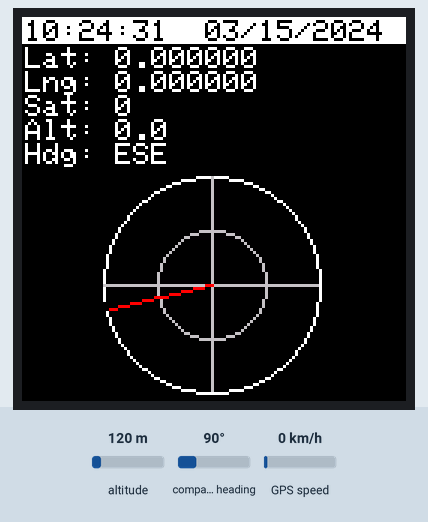
The sketch below on a simulated Arduino Uno, built for the host (arithmetic inside an expression is 32-bit, double 64-bit). Parts: 128×128 colour display. The test bench sets the inputs (shaded band); at power-on: compass heading 90°, altitude 120 m, GPS speed 0 km/h. The GPS gets a fix after 3 s at 37.7749, -122.4194 with 8 satellites.

Above: at 1.3 s.
1.4 s: compass heading set to 7°
At 2.8 s:
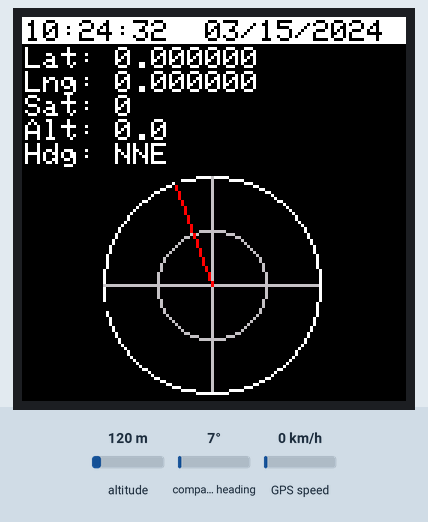
3.5 s: compass heading set to 180°
At 4.8 s:
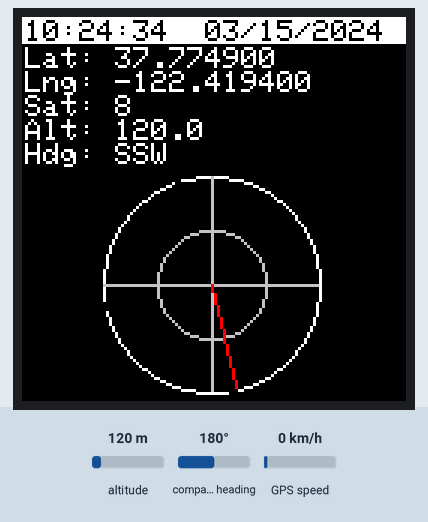
5.5 s: compass heading set to 269°
At 6.8 s:
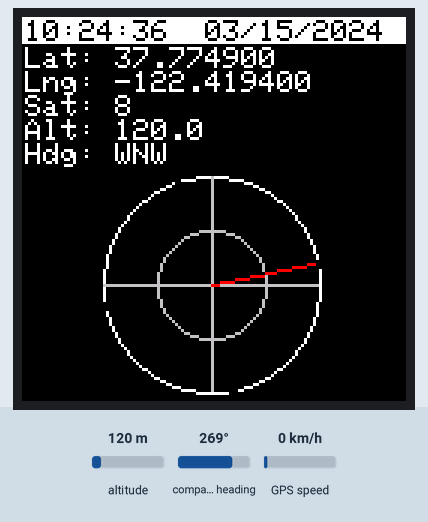
7.5 s: altitude set to 20 m
At 8.7 s:
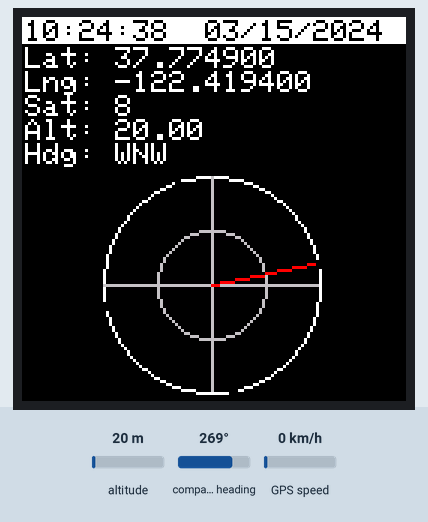
Timing chart, 0 to 10.5 s (numbered marks = the images above; inputs shaded):
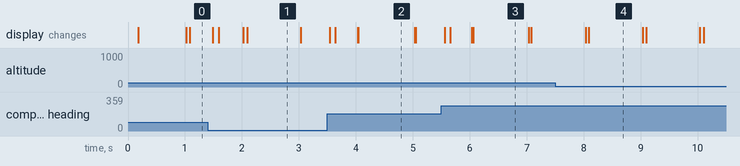

The sketch:

Teensy-Wakame.ino
```cpp
#include <Adafruit_GFX.h>    // Core graphics library
#include <Adafruit_ST7735.h> // Hardware-specific library
#include <SPI.h>
#include <TinyGPS++.h>
#include <Wire.h>
#include <Adafruit_Sensor.h>
#include <Adafruit_HMC5883_U.h>

// Initialize SPI pins for ST7735
#define sclk 13  // SCLK can also use pin 14
#define miso 12  // MISO can also use pin XXX
#define mosi 11  // MOSI can also use pin 7
#define cs   10  // CS & DC can use pins 2, 6, 9, 10, 15, 20, 21, 22, 23
#define dc   9   //  but certain pairs must NOT be used: 2+10, 6+9, 20+23, 21+22
#define rst  8   // RST can use any pin
#define sdcs 4   // CS for SD card, can use any pin

Adafruit_ST7735 tft = Adafruit_ST7735(cs, dc, mosi, sclk, rst);
// Custom color definitions
#define ST7735_DARKGREY 0xC618

// Define Satellite map dimensions and location
#define SATX 63
#define SATY 89
#define SATR 36

// The TinyGPS++ object
TinyGPSPlus gps;

// Setup UART (Hardware Serial #1 pins 0, 1)
HardwareSerial GPS_Ser = HardwareSerial();

static const int MAX_SATELLITES = 40;

TinyGPSCustom totalGPGSVMessages(gps, "GPGSV", 1); // $GPGSV sentence, first element
TinyGPSCustom messageNumber(gps, "GPGSV", 2);      // $GPGSV sentence, second element
TinyGPSCustom satsInView(gps, "GPGSV", 3);         // $GPGSV sentence, third element
TinyGPSCustom satNumber[4]; // to be initialized later
TinyGPSCustom elevation[4];
TinyGPSCustom azimuth[4];
TinyGPSCustom snr[4];

struct
{
  bool active;
  int elevation;
  int azimuth;
  int snr;
} sats[MAX_SATELLITES], prevSats[MAX_SATELLITES];

// Definitions for timing the compass and GPS updates
long COMP_previousMillis = 0;
long COMP_interval = 100;
long GPS_previousMillis = 0;
long GPS_interval = 1000;

// Setup mag sensor and variables
Adafruit_HMC5883_Unified mag = Adafruit_HMC5883_Unified(12345);
bool magPresent = true;
float headingDegrees, prevHeadingDegrees;
const char *headingCardinal;

void setup() {

  // GPS data from software serial
  GPS_Ser.begin(9600);

  // Initialize all the uninitialized TinyGPSCustom objects for tracking satellites
  for (int i=0; i<4; ++i)
  {
    satNumber[i].begin(gps, "GPGSV", 4 + 4 * i); // offsets 4, 8, 12, 16
    elevation[i].begin(gps, "GPGSV", 5 + 4 * i); // offsets 5, 9, 13, 17
    azimuth[i].begin(  gps, "GPGSV", 6 + 4 * i); // offsets 6, 10, 14, 18
    snr[i].begin(      gps, "GPGSV", 7 + 4 * i); // offsets 7, 11, 15, 19
  }

  // Start i2c
  Wire.begin();
  Wire.onReceive(receiveData);
  Wire.onRequest(sendData);

  // Set up display
//  tft.initR(INITR_GREENTAB); // initialize a ST7735R chip, green tab
  tft.initR(INITR_144GREENTAB);   // initialize a ST7735S chip, black tabb

  tft.fillScreen(ST7735_BLACK);
  tft.setRotation(1);

  tft.setCursor(1, 10);
  tft.print("Lat: ");
  tft.setCursor(1, 18);
  tft.print("Lng: ");
  tft.setCursor(1, 34);
  tft.print("Alt: ");
  tft.setCursor(1, 26);
  tft.print("Sat: ");


  // Start mag sensoring
  if(!mag.begin())
  {
    magPresent = false;
  }

  // Draw Satellite map
  drawSatelliteMap(true, true, true, true);

}

void loop() {
  unsigned long currentMillis = millis();

  if (currentMillis - COMP_previousMillis > COMP_interval) {
    COMP_previousMillis = currentMillis;
    getHeadingDegrees();
    // Draw compass needle.
    displayCompassNeedle();
  }

  if (millis() > 10000 && gps.charsProcessed() < 10) // uh oh
  {
    tft.setCursor(1,1);
    tft.print("ERROR: not getting any GPS data!");
    // dump the stream to Serial
//    Serial.println("GPS stream dump:");
    while (true) // infinite loop
      if (GPS_Ser.available() > 0) // any data coming in?
        tft.println(GPS_Ser.read());
  }

  if (currentMillis - GPS_previousMillis > GPS_interval) {
    GPS_previousMillis = currentMillis;
    // Print GPS data.

    // Remove old satellites
    for (int i=0; i<MAX_SATELLITES; ++i)
    {
      displaySatellite(sats[i].elevation, sats[i].azimuth, 0);
      sats[i].active = false;
    }
    drawSatelliteMap(false, false, true, true);

    displayGPSData();

    for (int i=0; i<MAX_SATELLITES; ++i)
    {
//      if (sats[i].active)
//      {
        displaySatellite(sats[i].elevation, sats[i].azimuth, sats[i].active);
//      }
    }
  }
}

void getHeadingDegrees() {
  sensors_event_t event;
  mag.getEvent(&event);

  float heading = atan2(event.magnetic.y, event.magnetic.x);
  float declinationAngle = 0.22;
  heading += declinationAngle;

  // Correct for when signs are reversed.
  if(heading < 0)
    heading += 2*PI;

  // Check for wrap due to addition of declination.
  if(heading > 2*PI)
    heading -= 2*PI;

  // Convert radians to degrees for readability.
  headingDegrees = heading * 180/M_PI;

  if (magPresent) {
    headingCardinal = TinyGPSPlus::cardinal(headingDegrees);
    tft.setCursor(1, 42);
    tft.print("Hdg: ");
    int len  = strlen(headingCardinal);
    tft.print(headingCardinal);
    for (int i=len; i<4; ++i)
      tft.print(' ');
  }
}

void displayGPSData() {

  getGPSData();

  tft.setTextWrap(false);
  tft.setCursor(1,1);
  // Draw title bar background
  tft.fillRect(0, 0, 128, 9, ST7735_WHITE);
  tft.setTextColor(ST7735_BLACK, ST7735_WHITE);
  getTime(gps.time);
  getDate(gps.date);

  tft.setTextColor(ST7735_WHITE, ST7735_BLACK);
  tft.setCursor(31, 10);
  tft.println(gps.location.lat(), 6);
  tft.setCursor(31, 18);
  tft.println(gps.location.lng(), 6);
  tft.setCursor(31, 34);
  tft.println(gps.altitude.meters(), 1);
  tft.setCursor(31, 26);
  tft.println(gps.satellites.value());
}

void getGPSData() {
  while (GPS_Ser.available())
    gps.encode(GPS_Ser.read());

    // Get satellite data
    if (totalGPGSVMessages.isUpdated())
    {
      for (int i=0; i<4; ++i)
      {
        int no = atoi(satNumber[i].value());
        // Serial.print(F("SatNumber is ")); Serial.println(no);
        if (no >= 1 && no <= MAX_SATELLITES)
        {
          sats[no-1].elevation = atoi(elevation[i].value());
          sats[no-1].azimuth = atoi(azimuth[i].value());
          sats[no-1].snr = atoi(snr[i].value());
          sats[no-1].active = true;
        }
      }

      int totalMessages = atoi(totalGPGSVMessages.value());
      int currentMessage = atoi(messageNumber.value());
      if (totalMessages == currentMessage)
      {
//        Serial.print(F("Sats=")); Serial.print(gps.satellites.value());
//        Serial.print(F(" Nums="));
        for (int i=0; i<MAX_SATELLITES; ++i)
          if (sats[i].active)
          {
//            Serial.print(i+1);
//            Serial.print(F(" "));
          }
//        Serial.print(F(" Elevation="));
        for (int i=0; i<MAX_SATELLITES; ++i)
          if (sats[i].active)
          {
//            Serial.print(sats[i].elevation);
//            Serial.print(F(" "));
          }
//        Serial.print(F(" Azimuth="));
        for (int i=0; i<MAX_SATELLITES; ++i)
          if (sats[i].active)
          {
//            Serial.print(sats[i].azimuth);
//            Serial.print(F(" "));
          }

//        Serial.print(F(" SNR="));
        for (int i=0; i<MAX_SATELLITES; ++i)
          if (sats[i].active)
          {
//            Serial.print(sats[i].snr);
//            Serial.print(F(" "));
          }
//        Serial.println();

        for (int i=0; i<MAX_SATELLITES; ++i)
          sats[i].active = false;
      }
    }
}

static void getTime(TinyGPSTime &t)
{
  if (!t.isValid())
  {
    tft.print("Waiting for signal...");
  }
  else
  {
    char sz[32];
    sprintf(sz, "%02d:%02d:%02d  ", t.hour(), t.minute(), t.second());
    tft.print(sz);
  }
}

static void getDate(TinyGPSDate &d)
{
  if (d.isValid())
  {
    char sz[32];
    sprintf(sz, "%02d/%02d/%02d ", d.month(), d.day(), d.year());
    tft.print(sz);
  }
}

/**
 * Draw a circular map that represents the plane upon which satellites can
 * be projected in a top-down 2D view.
 */
void drawSatelliteMap(bool fill, bool outer, bool inner, bool crosshairs) {
  // clear the map
  if (fill)
  {
    tft.fillRect(SATX - SATR, SATY - SATR, SATX + SATR, SATY + SATR, ST7735_BLACK);
  }
  // Draw outer ring
  if (outer)
  {
    tft.drawCircle(SATX, SATY, SATR, ST7735_WHITE);
  }
  // Draw inner ring
  if (inner)
  {
    tft.drawCircle(SATX, SATY, round(SATR/2), ST7735_DARKGREY);
  }
  // Draw crosshairs
  if (crosshairs)
  {
    tft.drawFastVLine(SATX, SATY - SATR, SATR*2, ST7735_DARKGREY);
    tft.drawFastHLine(SATX - SATR, SATY, SATR*2, ST7735_DARKGREY);
  }
}

/**
 * Display compass needle.
 */
void displayCompassNeedle() {
  int nx, ny;

  if (prevHeadingDegrees) {
    // The X and Y coordinates of the tip of the compass needle.
    nx = round(sin((double)prevHeadingDegrees * PI / 180) * (SATR - 1));
    ny = round(cos((double)prevHeadingDegrees * PI / 180) * (SATR - 1));
    // Draw inner ring
    tft.drawCircle(SATX, SATY, round(SATR/2), ST7735_DARKGREY);
    // Draw crosshairs
    tft.drawFastVLine(SATX, SATY - SATR, SATR*2, ST7735_DARKGREY);
    tft.drawFastHLine(SATX - SATR, SATY, SATR*2, ST7735_DARKGREY);
    tft.drawLine(SATX, SATY, SATX - nx, SATY - ny, ST7735_BLACK);
  }
  // The X and Y coordinates of the tip of the compass needle.
  nx = round(sin((double)headingDegrees * PI / 180) * (SATR - 1));
  ny = round(cos((double)headingDegrees * PI / 180) * (SATR - 1));
  prevHeadingDegrees = headingDegrees;
  tft.drawLine(SATX, SATY, SATX - nx, SATY - ny, ST7735_RED);
}

/**
 * Display satellites on the satellite map according to where they appear on a
 * 2D plan.
 * The current heading is taken into account.
 */
void displaySatellite(const double& elevation, const double& azimuth, int active) {
  int x, ex, ey;

//  for (int i = 0; i < MAX_SATELLITES; ++i) {
//     tft.setCursor(1,1);
//    if (sats[i].active == true) {
//      tft.println(sats[i].elevation);
//      delay(500);
//    }
//  }

  // The distance from the center to the satellite.
  x = round(cos(elevation * PI / 180) * (SATR - 2));

  // The X and Y coordinates of the satellite on the map.
  ex = round(sin((azimuth - (double)headingDegrees) * PI / 180) * x);
  ey = round(cos((azimuth - (double)headingDegrees) * PI / 180) * x);

   // Draw demo satellites
  if (active)
  {
    tft.fillCircle(SATX + ex, SATY - ey, 2, ST7735_GREEN);
  }
  else
  {
    tft.fillCircle(SATX + ex, SATY - ey, 2, ST7735_BLACK);
  }
}

void receiveData(int byteCount) {
}

void sendData() {
}
```

Measured:
- after the input at 1.4 s, the display: first changes after 0.09 s (image 1 shows a later state)
- after the input at 3.5 s, the display: first changes at once (image 2 shows a later state)
- after the input at 5.5 s, the display: first changes after 0.06 s (image 3 shows a later state)
- what the display in image 1 shows lasts 0.9 s, from 2.1 s to 3.0 s
- what the display in image 2 shows lasts 1.0 s, from 4.0 s to 5.0 s
